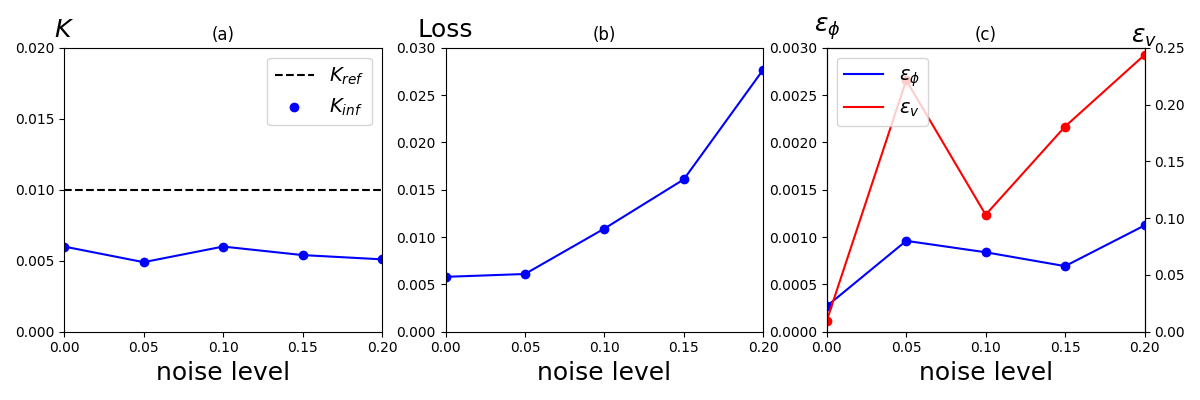

Write Python code to recreate this figure.
"""
Author: Minglang Yin
"""
import torch
import torch.nn as nn
import numpy as np
import matplotlib.pyplot as plt
import matplotlib.gridspec as gridspec
from get_error import *
from mpl_toolkits.axes_grid1.inset_locator import inset_axes

class Model(nn.Module):
    def __init__(self):
        super(Model, self).__init__()
        self.net_w = nn.Sequential()
        self.net_w.add_module('net_w_linear_1', nn.Linear(3, 20))
        self.net_w.add_module('net_w_tanh_1', nn.Tanh())
        for num in range(2,10):
            self.net_w.add_module('net_w_linear_%d' %(num), nn.Linear(20, 20))
            self.net_w.add_module('net_w_tanh_%d' %(num), nn.Tanh())
        self.net_w.add_module('net_w_linear_50', nn.Linear(20, 1))

        self.net_u = nn.Sequential()
        self.net_u.add_module('net_u_linear_1', nn.Linear(3, 20))
        self.net_u.add_module('net_u_tanh_1', nn.Tanh())
        for num in range(2,10):
            self.net_u.add_module('net_u_linear_%d' %(num), nn.Linear(20, 20))
            self.net_u.add_module('net_u_tanh_%d' %(num), nn.Tanh())
        self.net_u.add_module('net_u_linear_50', nn.Linear(20, 4))

        self.K = torch.nn.Parameter(torch.tensor([10], requires_grad=True, dtype=torch.double) )

    def forward(self, x):
        w = self.net_w(x)
        u = self.net_u(x)
        output = torch.cat((u, w), dim=1)
        return output

def to_numpy(input):
    if isinstance(input, torch.Tensor):
        return input.detach().cpu().numpy()
    elif isinstance(input, np.ndarray):
        return input
    else:
        raise TypeError('Unknown type of input, expected torch.Tensor or '\
            'np.ndarray, but got {}'.format(type(input)))

def main():
    ## parameters
    device = torch.device(f"cuda:{0}" if torch.cuda.is_available() else "cpu")
    print(device, flush=True)
    model_path = '../Inv_K_noise/test_9/CheckPts/model_chkpts.pt'

    file_start = 0
    file_end = 20
    dt = 0.03

    num_x1 = 100
    num_x2 = 100
    num_t = file_end-file_start

    x_min, x_max = 0, 6
    y_min, y_max = 0, 2
    asp_ratio = (y_max-y_min)/(x_max-x_min)

    ## load data file
    y_data = np.zeros((4, file_end-file_start, num_x1, num_x2))
    t_step = 0
    for file_id in range(file_start, file_end):
        name_u = '../../Data/CH/phase_field_xiaoning/K_001/dat/half' + str(file_id) + '.dat'
        name_phi = '../../Data/CH/phase_field_xiaoning/K_001/dat_phase/halfp' + str(file_id) + '.dat'
        data_u = np.loadtxt(name_u)
        data_phi = np.loadtxt(name_phi)

        ## x_tmp: [t,x,y]   u_tmp:[u,v,p,phi]
        y_tmp = np.concatenate((data_u[:,3:5], data_u[:,6:7], data_phi[:,3:4]), axis=1)
        for j in range (0, 4):
            y_data[j, t_step, :, :] = y_tmp[:,j].reshape(100, 100)
        t_step = t_step + 1

    ## geometry
    x1 = np.linspace(x_min, x_max, num=num_x1)
    x2 = np.linspace(y_min, y_max, num=num_x2)
    t = np.linspace(dt*(file_start+1), dt*(file_end+1), num=num_t+1)

    x1_grid, x2_grid = np.meshgrid(x1, x2)
    x_2d = np.concatenate((x1_grid.flatten()[:,None], x2_grid.flatten()[:,None]), axis=1)

    ## instantiate model/optimizer
    model = Model().to(device)
    model.double()
    optimizer = torch.optim.Adam(model.parameters(), lr = 0.001)

    ## loading model/optimizer state
    checkpoint = torch.load(model_path)
    model.load_state_dict(checkpoint['model_state_dict'])
    optimizer.load_state_dict(checkpoint['optimizer_state_dict'])

    ## testing
    Predictions = np.zeros((5, num_t, num_x1, num_x2))
    for i in range(0, num_t):
        xt = np.concatenate((t[i]*np.ones((num_x1*num_x2, 1)), x_2d), axis=1)
        xt_tensor = torch.tensor(xt, requires_grad=True, dtype=torch.double).to(device)
        y_pred = model(xt_tensor)
        for j in range(0, 5):
            Predictions[j, i, :, :] = to_numpy(y_pred[:, j]).reshape(num_x1, num_x2)
    
    ## v and phi
    phi_inf = np.zeros((num_t, num_x1, num_x2))
    phi_ref = np.zeros((num_t, num_x1, num_x2))
    vel_inf = np.zeros((num_t, num_x1, num_x2))
    vel_ref = np.zeros((num_t, num_x1, num_x2))
    for i in range(0, num_t):
        phi_inf[i, :, :] = Predictions[3, i, :, :]
        phi_ref[i, :, :] = y_data[3, i, :, :]
        vel_inf[i, :, :] = np.sqrt(Predictions[0, i, :, :]**2 + Predictions[1, i, :, :]**2)
        vel_ref[i, :, :] = np.sqrt(y_data[0, i, :, :]**2 + y_data[1, i, :, :]**2)

    ## figure
    num_x = np.linspace(100, 40000, 101)
    num_data = 5
    ### inferred K
    noise_level = np.linspace(0, 0.2, 5)
    K_inf_text = ['0.006', '0.0049', '0.0060', '0.0054', '0.0051']
    Loss_inf_text = ['0.0058', '0.0061', '0.0109', '0.0161', '0.0277']
    err_phi_text = ['0.00027062720957780217', '0.0009604927461011088', '0.0008397013020615627', '0.0006931294143933145', '0.00112296667331825']
    err_v_text = ['0.009788837434999784', '0.22144974885670984', '0.10303000123009362', '0.18072682246765978', '0.24376745571554478']
    K_inf, Loss_inf, err_phi, err_v = np.zeros((num_data)), np.zeros((num_data)), np.zeros((num_data)), np.zeros((num_data))

    for i in range(num_data):
        K_inf[i] = np.array(K_inf_text[i])
        Loss_inf[i] = np.array(Loss_inf_text[i])
        err_phi[i] = np.array(err_phi_text[i])
        err_v[i] = np.array(err_v_text[i])

    ## plotting
    fig = plt.figure(constrained_layout=False, figsize=(12,4))
    gs = fig.add_gridspec(1, 1)
    gs0 = gs[0].subgridspec(1, 3)
    ax1 = fig.add_subplot(gs0[0])
    ax2 = fig.add_subplot(gs0[1])
    ax3 = fig.add_subplot(gs0[2])

    ## ax1: K
    ax1.axhline(y=0.01, linestyle='--', color='black',  label='$K_{ref}$')
    ax1.plot(noise_level, K_inf, color='blue')
    ax1.scatter(noise_level, K_inf, color='blue', label='$K_{inf}$')
    ax1.set_xlabel('noise level', fontsize=18)
    ax1.set_ylabel("$K$", fontsize=18, rotation='horizontal')
    ax1.set_xticks(noise_level)
    ax1.set_yticks(np.linspace(0, 0.02, 5))
    ax1.set_xlim([0, 0.2])
    ax1.set_ylim([0, 0.02])
    ax1.set_title('(a)')
    ax1.set_aspect('auto')
    ax1.yaxis.set_label_coords(0.0,1.02)
    ax1.legend(fontsize=14)

    ## ax2
    ax2.plot(noise_level, Loss_inf, color="blue")
    ax2.scatter(noise_level, Loss_inf, color="blue")
    ax2.set_xlabel('noise level', fontsize=18)
    ax2.set_ylabel('Loss', fontsize=18, rotation='horizontal')
    ax2.set_xlim([0, 0.2])
    ax2.set_ylim([0, 0.03])
    ax2.set_xticks(noise_level)
    ax2.set_yticks(np.linspace(0, 0.03, 7))
    ax2.set_aspect('auto')
    ax2.yaxis.set_label_coords(0.0,1.02)
    ax2.set_title('(b)')

    ## ax3
    h3, = ax3.plot(noise_level, err_phi, color="blue", label='$\epsilon_{\phi}$')
    ax3.scatter(noise_level, err_phi, color="blue")
    # ax3.plot(noise_level, err_v, color="red", label='$\epsilon_{v}$')
    ax3.set_xlabel('noise level', fontsize=18)
    ax3.set_ylabel('$\epsilon_{\phi}$', fontsize=18, rotation='horizontal')
    ax3.set_title('(c)')
    ax3.set_xlim([0, 0.2])
    ax3.set_ylim([0, 0.003])
    ax3.yaxis.set_label_coords(0.0,1.02)
    
    ax4 = ax3.twinx()
    h4, = ax4.plot(noise_level, err_v, color="red", label='$\epsilon_{v}$')
    ax4.scatter(noise_level, err_v, color="red")
    ax4.set_ylabel('$\epsilon_{v}$',fontsize=18, rotation='horizontal')
    # ax4.set_aspect('auto')
    ax4.set_ylim([0, 0.25])
    ax4.yaxis.set_label_coords(1.0,1.08)
    ax4.legend(handles=[h3, h4],fontsize=14, loc='upper left')
    

    plt.tight_layout()
    fig.savefig('fig_8.png')
    plt.close()


if __name__ == '__main__':
    main()
